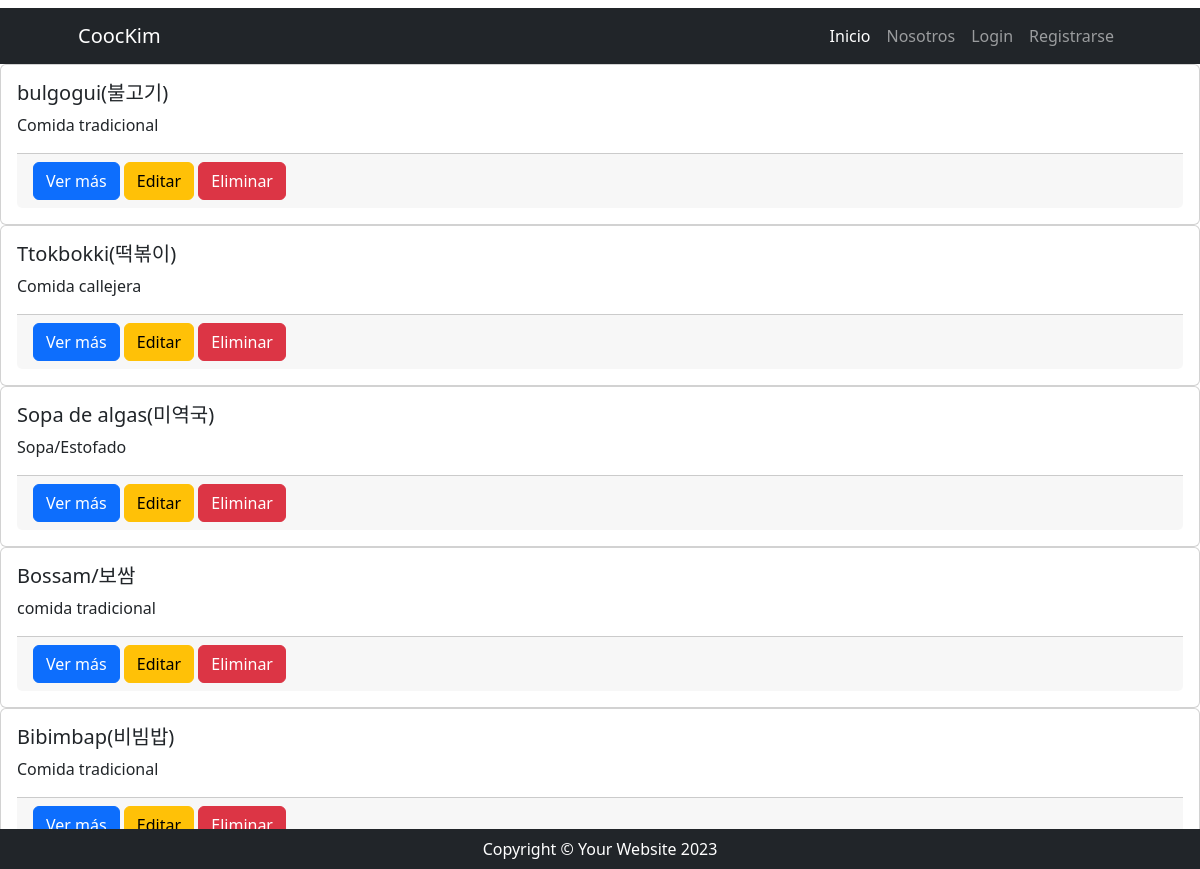
Page /comidas/comidas/list on the earlier database version.
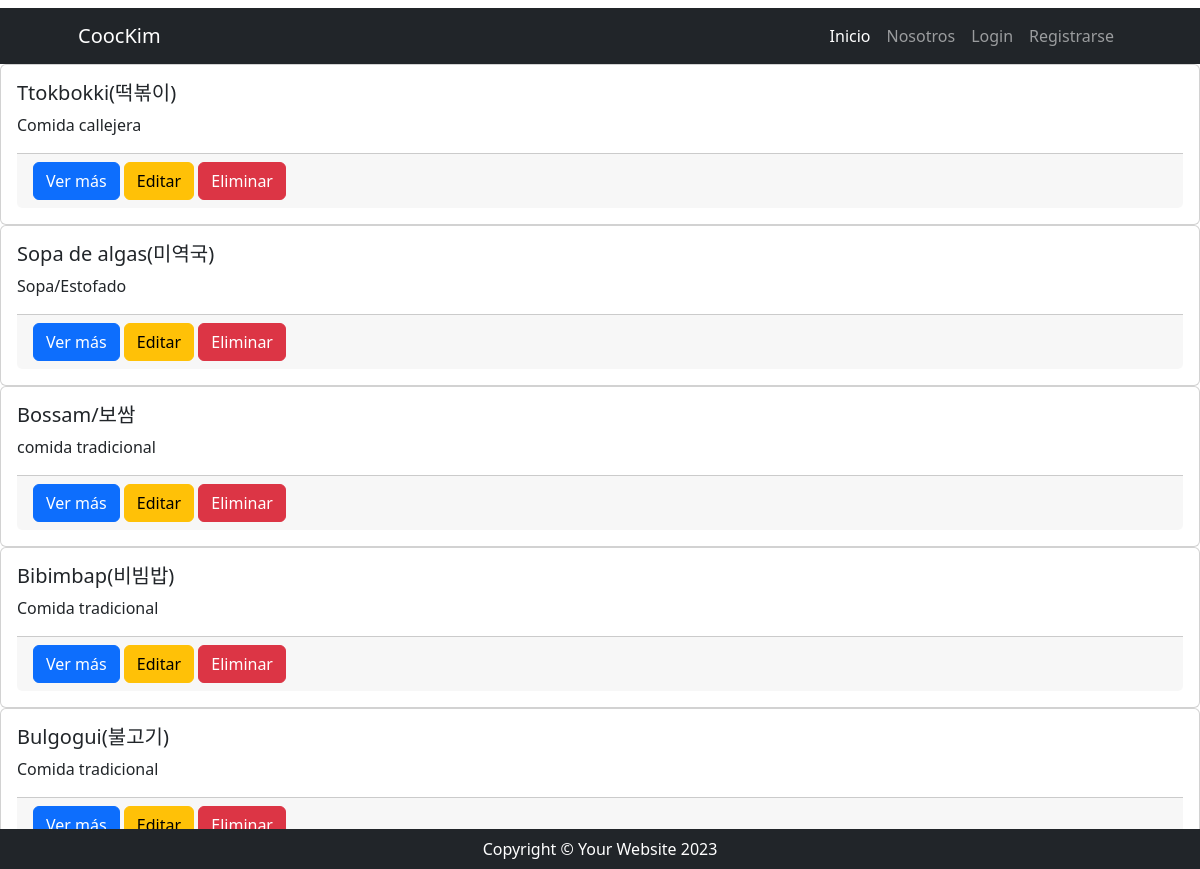
Same page on the later database version.
### recetas/models.py (models this page shows, shortened)
class Ver_comidas(models.Model):
    comidas = models.CharField(max_length=50)
    picante = models.CharField(max_length=50)
    categorias = models.CharField(max_length=50)

### recetas/views.py (the view)
# urls.py: path("comidas/list", Ver_comidasList.as_view(), name= "lista_comidas"),
class Ver_comidasList(ListView):
    model = Ver_comidas
    template_name = "recetas/lista_comidas.html"
    def get_queryset(self) -> QuerySet[Any]:
        if self.request.GET.get("busqueda"):
            busqueda = self.request.GET.get("busqueda")
            consulta = Ver_comidas.objects.filter(comidas__icontains=busqueda)
        else:
            consulta = Ver_comidas.objects.all()
        return consulta

### recetas/templates/recetas/lista_comidas.html (shortened to what this page needs)
{% extends 'core/base.html' %}
{% block contenido %}
{% for object in object_list %}
<div class="card">
  <div class="card-body">
    <h5 class="card-title">{{ object.comidas }}</h5>
    <p class="card-text">{{ object.categorias }}</p>
    <div class="card-footer">
      <a href="{% url 'recetas:detalle_comidas' pk=object.id %}" class="btn btn-primary">Ver más</a>
      <a href="{% url 'recetas:modificar_comidas' pk=object.id %}" class="btn btn-warning">Editar</a>
      <a href="{% url 'recetas:borrar_comidas' pk=object.id %}" class="btn btn-danger">Eliminar</a>
    </div>
  </div>
</div>
{% endfor %}
{% endblock contenido %}

### core/templates/core/base.html (shortened to what this page needs)
{% load static %}
<!DOCTYPE html>
<html lang="es">
    <head>
        <link href=" {% static 'core/css/styles.css' %}" rel="stylesheet" />
    </head>
    <body>
        {% include 'core/components/navbar.html' %}
        {% block contenido %}
        {% endblock contenido %}
        {% include 'core/components/footer.html' %}
    </body>
</html>

### core/templates/core/components/navbar.html (shortened to what this page needs)
 <nav class="navbar navbar-expand-lg navbar-dark bg-dark">
    <div class="container px-5">
        <a class="navbar-brand" href="#!">CoocKim</a>
        <div class="collapse navbar-collapse" id="navbarSupportedContent">
            <ul class="navbar-nav ms-auto mb-2 mb-lg-0">
                <li class="nav-item">
                    <a class="nav-link active"
                       aria-current="page"
                       href="{% url 'core:index' %}">Inicio</a>
                </li>
                <li class="nav-item">
                    <a class="nav-link" href="{% url 'recetas:nosotros' %}">Nosotros</a>
                </li>
                {% if user.is_authenticated %}
                <li class="nav-item">
                    <a class="nav-link" href="{% url 'recetas:index' %}">Ver comidas</a>
                </li>
                <li class="nav-item">
                    <a class="nav-link" href="{% url 'recetas:lista_sugerencias' %}">Sugerencias</a>
                </li>
                <li class="nav-item">
                    <a class="nav-link text-bg-info"> {{ user.username }} </a>
                </li>
                <li class="nav-item">
                    <form action="{% url 'core:logout' %}" method="post">
                        {% csrf_token %}
                        <button type="submit" class="btn btn-dark">Logout</button>
                    </form>
                </li>
                {% else %}
                <li class="nav-item">
                    <a class="nav-link" href="{% url 'core:login' %}">Login</a>
                </li>
                <li class="nav-item">
                    <a class="nav-link" href="{% url 'core:register' %}">Registrarse</a>
                </li>
                {% endif %}
            </ul>
        </div>
    </div>
</nav>

### core/templates/core/components/footer.html
<footer class="py-2 bg-dark fixed-bottom ">
    <div class="container px-4 px-lg-5">
        <p class="m-0 text-center text-white">Copyright &copy; Your Website 2023</p>
    </div>
</footer>

Differences in the rows shown:
removed Ver_comidas: comidas "bulgogui(불고기)", categorias "Comida tradicional"
added Ver_comidas: comidas "Bulgogui(불고기)", categorias "Comida tradicional"
